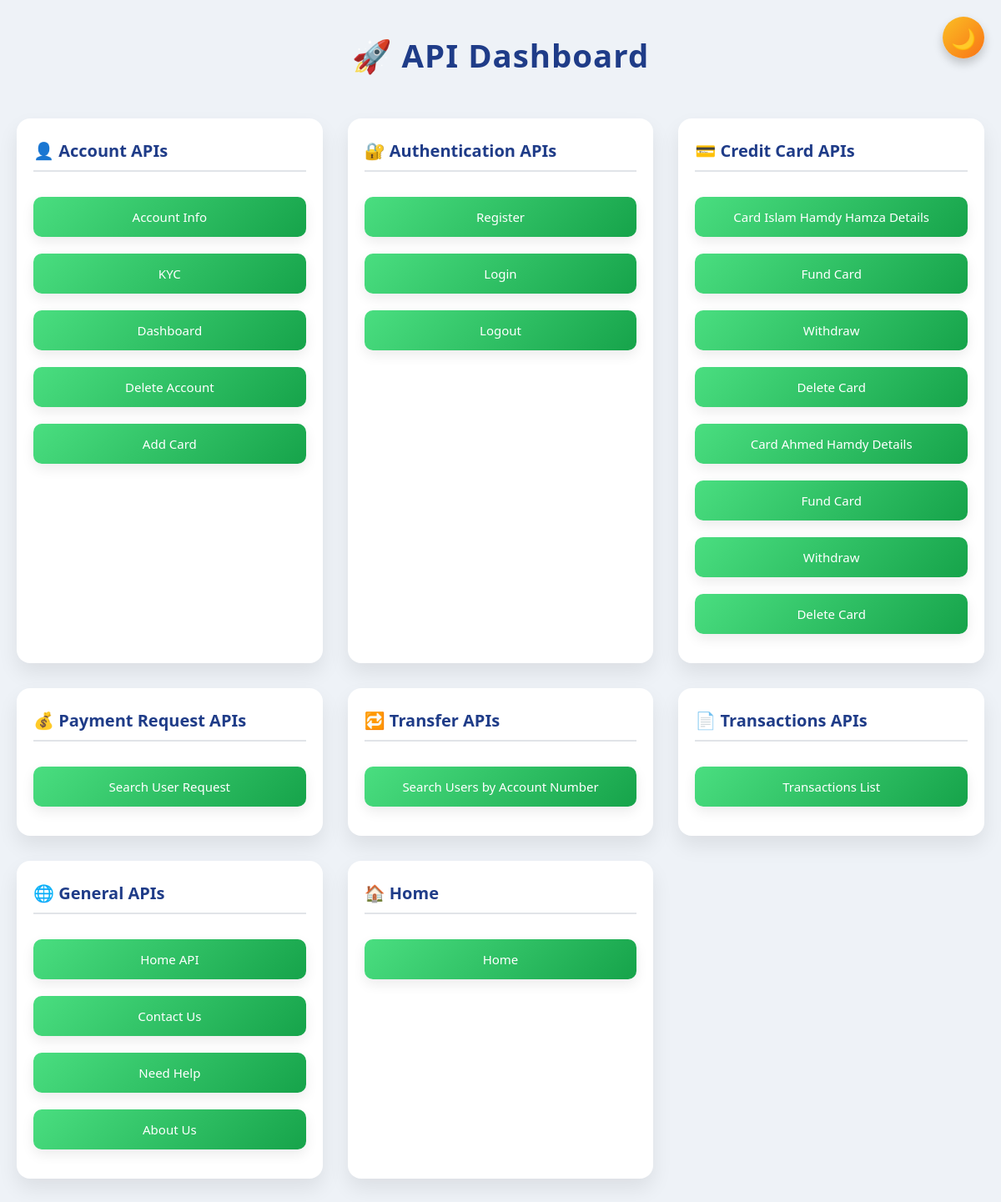
Page /api-buttons/ (signed in) on the earlier database version.
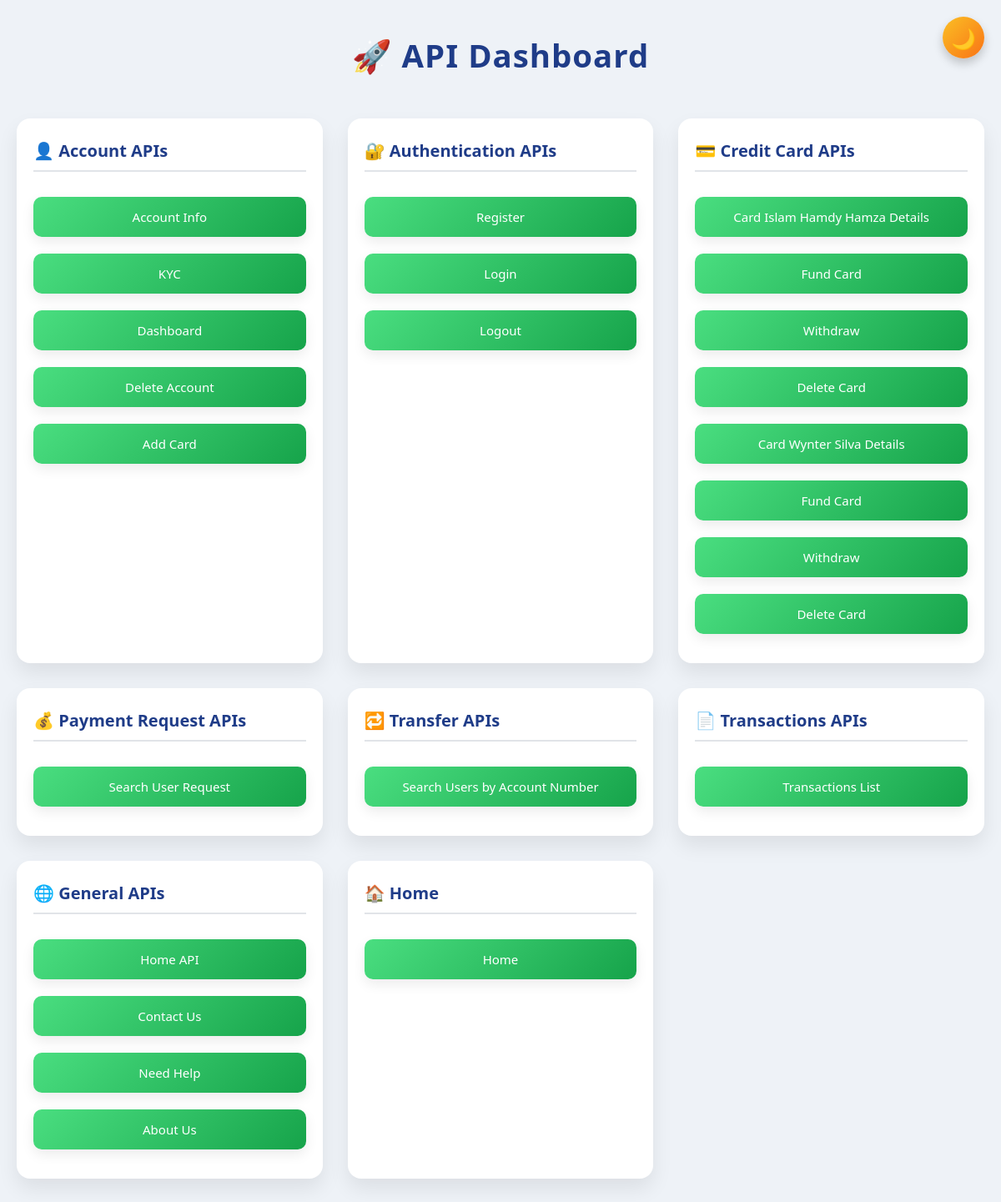
Same page on the later database version.
### core/models.py (models this page shows, shortened)
class CreditCard(models.Model):
    user = models.ForeignKey(User, on_delete=models.CASCADE,verbose_name=_('user'))
    card_id = ShortUUIDField(_('card id'),unique=True, length=5, max_length=20, prefix="CARD", alphabet="1234567890")
    name = models.CharField(_('name'),max_length=100)
    number = models.IntegerField(_('number'))
    month = models.IntegerField(_('month'))
    year = models.IntegerField(_('year'))
    cvv = models.IntegerField(_('cvv'))
    amount = models.DecimalField(_('amount'),max_digits=12, decimal_places=2, default=0.00)
    card_type = models.CharField(_('card type'),choices=CARD_TYPE, max_length=20, default="Master")
    date = models.DateField(_('date'),auto_now_add=True)

### core/views.py (the view)
# urls.py: path('api-buttons/', api_buttons, name='api-buttons'),
def api_buttons(request):
    cards = CreditCard.objects.filter(user=request.user)
    return render(request, "core/api.html", {'cards': cards})

### core/company_contexet_processor.py (called while the page is built)
def get_company_data(request):
    data = Company.objects.last()
    return {'company_data': data }

### core/models.py (called while the page is built)
    @property
    def sender_full_name(self):
        try:
            return self.sender.kyc.full_name
        except:
            return "System"

    @property
    def sender_image_url(self):
        try:
            return self.sender.kyc.image.url
        except:
            return None

### core/templates/core/api.html (shortened to what this page needs)
<!DOCTYPE html>
<html lang="en">
<head>
</head>
<body>
<button class="toggle-btn" onclick="toggleMode()">
    <span>🌙</span>
</button>
<h1>🚀 API Dashboard</h1>
<div class="container">
    <div class="section">
        <h2>👤 Account APIs</h2>
        <button class="btn" onclick="go('{% url 'account:account-api' %}')">Account Info</button>
        <button class="btn" onclick="go('{% url 'account:kyc-api' %}')">KYC</button>
        <button class="btn" onclick="go('{% url 'account:dashboard-api' %}')">Dashboard</button>
        <button class="btn" onclick="go('{% url 'account:delete-account-api' %}')">Delete Account</button>
        <button class="btn" onclick="go('{% url 'account:add-card-api' %}')">Add Card</button>
    </div>
    <div class="section">
        <h2>🔐 Authentication APIs</h2>
        <button class="btn" onclick="go('{% url 'userauths:api-register' %}')">Register</button>
        <button class="btn" onclick="go('{% url 'userauths:api-login' %}')">Login</button>
        <button class="btn" onclick="go('{% url 'userauths:api-logout' %}')">Logout</button>
    </div>
    <div class="section">
        <h2>💳 Credit Card APIs</h2>
        {% for card in cards %}
            <button class="btn" onclick="go('{% url 'core:credit-card-detail-api' card.card_id %}')">Card {{ card.name }} Details</button>
            <button class="btn" onclick="go('{% url 'core:fund-credit-card-api' card.card_id %}')">Fund Card</button>
            <button class="btn" onclick="go('{% url 'core:withdraw-credit-card-api' card.card_id %}')">Withdraw</button>
            <button class="btn" onclick="go('{% url 'core:delete-credit-card-api' card.card_id %}')">Delete Card</button>
        {% endfor %}
    </div>
    <div class="section">
        <h2>💰 Payment Request APIs</h2>
        <button class="btn" onclick="go('{% url 'core:search-users-request-api' %}')">Search User Request</button>
    </div>
    <div class="section">
        <h2>🔁 Transfer APIs</h2>
        <button class="btn" onclick="go('{% url 'core:search-users-account-numbe-api' %}')">Search Users by Account Number</button>
    </div>
    <div class="section">
        <h2>📄 Transactions APIs</h2>
        <button class="btn" onclick="go('{% url 'core:transactions-api' %}')">Transactions List</button>
    </div>
    <div class="section">
        <h2>🌐 General APIs</h2>
        <button class="btn" onclick="go('{% url 'core:home-api' %}')">Home API</button>
        <button class="btn" onclick="go('{% url 'core:contact-us-api' %}')">Contact Us</button>
        <button class="btn" onclick="go('{% url 'core:need-help-api' %}')">Need Help</button>
        <button class="btn" onclick="go('{% url 'core:about-us-api' %}')">About Us</button>
    </div>
    <div class="section">
        <h2>🏠 Home </h2>
        <button class="btn" onclick="go('{% url 'core:home' %}')">Home</button>
    </div>
</div>
</body>
</html>

### core/templates/core/api.html (style rules this page uses)
:root { --bg-color: #eef2f7; --text-color: #333; --section-bg: #fff; --section-shadow: rgba(0,0,0,0.08); --btn-bg-start: #4ade80; --btn-bg-end: #16a34a; --btn-text: #fff; --heading-color: #1f3c88; --section-border: #e1e4e8; }
* { box-sizing: border-box; font-family: 'Segoe UI', Tahoma, Geneva, Verdana, sans-serif; margin: 0; padding: 0; transition: background 0.4s, color 0.4s, box-shadow 0.4s, transform 0.3s; }
body { background: var(--bg-color); color: var(--text-color); padding: 40px 20px; transition: background 0.4s, color 0.4s; }
h1 { text-align: center; color: var(--heading-color); font-size: 2.4rem; margin-bottom: 50px; letter-spacing: 1px; transition: color 0.4s; }
.toggle-btn { position: fixed; top: 20px; right: 20px; width: 50px; height: 50px; border: none; border-radius: 50%; cursor: pointer; background: linear-gradient(135deg, #fbbf24, #f97316); color: #fff; font-size: 1.5rem; display: flex; align-items: center; justify-content: center; box-shadow: 0 6px 12px rgba(0,0,0,0.2); z-index: 1000; transition: transform 0.3s, box-shadow 0.3s, background 0.4s, rotate 0.5s; }
.toggle-btn span { display: inline-block; transition: transform 0.5s ease, rotate 0.5s ease; }
.container { display: grid; grid-template-columns: repeat(auto-fit, minmax(280px, 1fr)); gap: 30px; }
.section { background: var(--section-bg); padding: 25px 20px; border-radius: 16px; box-shadow: 0 12px 25px var(--section-shadow); transition: all 0.4s; }
.section h2 { font-size: 20px; margin-bottom: 20px; color: var(--heading-color); border-bottom: 2px solid var(--section-border); padding-bottom: 10px; transition: color 0.4s, border-color 0.4s; }
.btn { width: 100%; padding: 14px 0; margin: 10px 0; border: none; border-radius: 10px; font-size: 15px; font-weight: 500; cursor: pointer; background: linear-gradient(135deg, var(--btn-bg-start), var(--btn-bg-end)); color: var(--btn-text); box-shadow: 0 6px 15px rgba(0,0,0,0.08); transition: all 0.4s ease; }

Differences in the rows shown:
removed CreditCard: name "Ahmed Hamdy"
added CreditCard: name "Wynter Silva"
